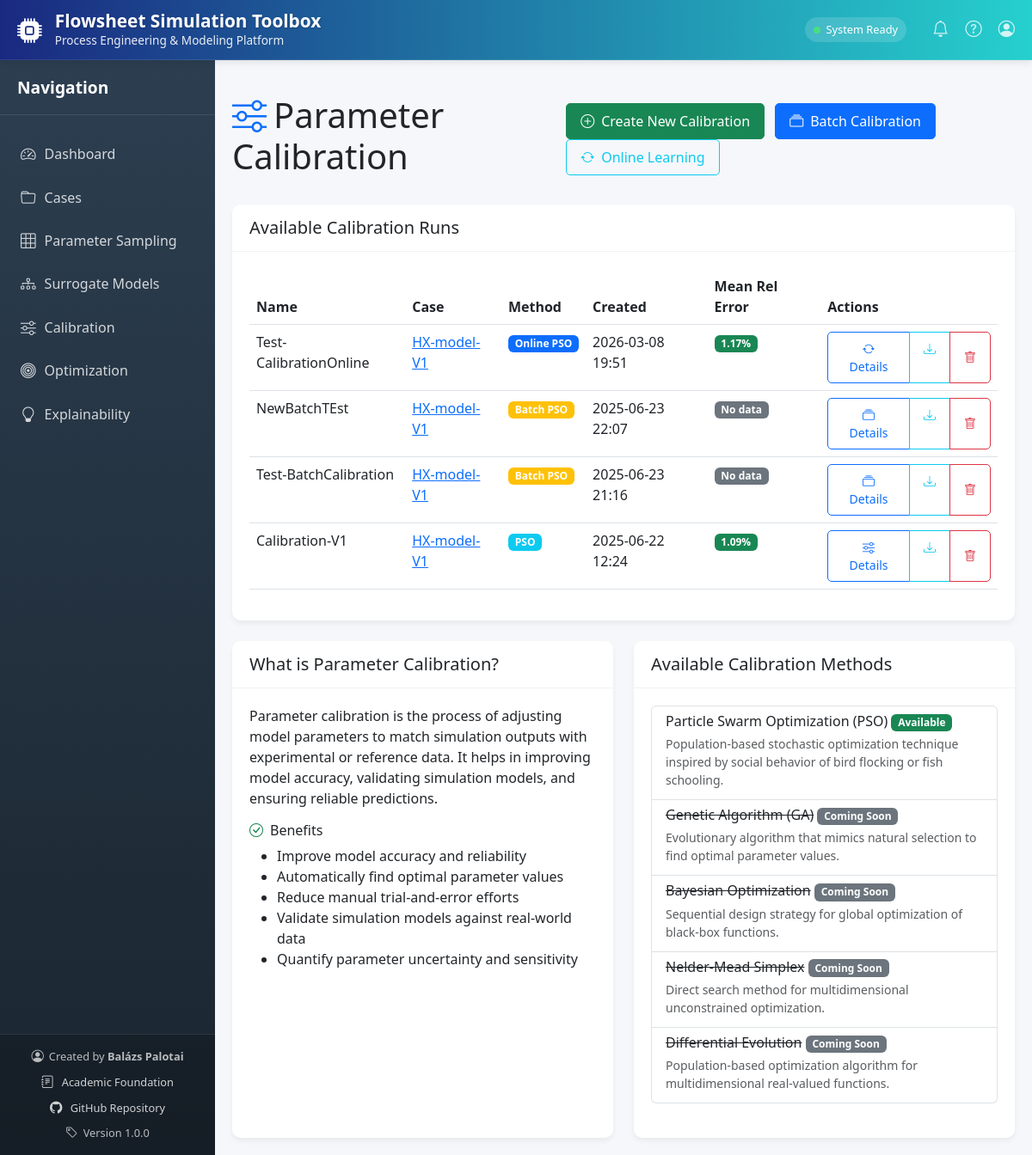
The page /calibration/ on the database its author committed.
### api/database.py (models this page shows, shortened)
class SimulationResult(db.Model):
    __tablename__ = 'simulation_results'
    id = db.Column(db.Integer, primary_key=True)
    case_id = db.Column(db.Integer, db.ForeignKey('case.id'), nullable=False)
    timestamp = db.Column(db.DateTime, default=datetime.utcnow)
    data_json = db.Column(db.Text, nullable=False)  # JSON string with simulation results
    name = db.Column(db.String(100), nullable=True)  # Name of the simulation
    simulation_type = db.Column(db.String(50), default='Single Run')  # Type of simulation
    case = db.relationship('Case', backref=db.backref('simulation_results', lazy=True))
    @property
    def data(self):
        if self.data_json:
            return json.loads(self.data_json)
        return {}

class Case(db.Model):
    id = db.Column(db.Integer, primary_key=True)
    name = db.Column(db.String(100), nullable=False, unique=True)
    description = db.Column(db.Text, nullable=True)
    created_at = db.Column(db.DateTime, default=datetime.utcnow)
    updated_at = db.Column(db.DateTime, default=datetime.utcnow, onupdate=datetime.utcnow)
    simulation_file = db.Column(db.String(255), nullable=True)
    folder_path = db.Column(db.String(255), nullable=True)
    parameters_json = db.Column(db.Text, nullable=True)
    driver_type = db.Column(db.String(50), default='hysys')  # Added driver_type field
    @property
    def parameters(self):
        if self.parameters_json:
            return json.loads(self.parameters_json)
        return {
            'InputParams': {
                'Spreadsheet': {},
                'MaterialStream': {},
                'EnergyStream': {}
            },
            'OutputParameters': {
                'Spreadsheet': {},
                'MaterialStream': {},
                'EnergyStream': {}
            }
        }

### api/routes/calibration.py (the view)
@calibration_bp.route('/', methods=['GET'])
def index():
    try:
        calibrations = SimulationResult.query.filter(
            db.or_(
                SimulationResult.simulation_type.like('Calibration%'),
                SimulationResult.simulation_type.like('Batch Calibration%'),
                SimulationResult.simulation_type.like('Online Calibration%')
            )
        ).order_by(SimulationResult.timestamp.desc()).all()
        calibration_data = []
        for calibration in calibrations:
            data = calibration.data if calibration.data else {}
            if isinstance(data, str):
                try:
                    data = json.loads(data)
                except Exception:
                    data = {}
            error_value = None
            if data and 'overall_metrics' in data and 'sim_mean_rel_error' in data['overall_metrics']:
                error_value = data['overall_metrics']['sim_mean_rel_error']
            elif data and 'summary' in data and 'mean_sim_rel_error' in data['summary']:
                error_value = data['summary']['mean_sim_rel_error']
            elif data and 'batch_metrics' in data and 'batch_sim_mean_rel_error' in data['batch_metrics']:
                error_value = data['batch_metrics']['batch_sim_mean_rel_error']
            calibration_data.append({
                'calibration': calibration,
                'error_value': error_value
            })
        return render_template('calibration/calibration_landing.html', calibration_data=calibration_data)
    except Exception as e:
        current_app.logger.error(f"Error in calibration index: {str(e)}")
        flash(f"An error occurred: {str(e)}", "danger")
        return render_template('calibration/calibration_landing.html', calibration_data=[])

### templates/calibration/calibration_landing.html (shortened to what this page needs)
{% extends "base.html" %}
{% block content %}
<div class="d-flex justify-content-between align-items-center mb-4">
    <h1><i class="bi bi-sliders text-primary me-2"></i>Parameter Calibration</h1>
    <div>
        <a href="{{ url_for('calibration.create_calibration') }}" class="btn btn-success me-2">
            <i class="bi bi-plus-circle me-2"></i>Create New Calibration
        </a>
        <a href="{{ url_for('calibration.batch_calibration') }}" class="btn btn-primary me-2">
            <i class="bi bi-collection me-2"></i>Batch Calibration
        </a>
        <a href="{{ url_for('calibration.online_calibration') }}" class="btn btn-outline-info">
            <i class="bi bi-arrow-repeat me-2"></i>Online Learning
        </a>
    </div>
</div>
<div class="card mb-4">
    <div class="card-header">
        <h5 class="card-title mb-0">Available Calibration Runs</h5>
    </div>
    <div class="card-body">
        {% if calibration_data %}
        <div class="table-responsive">
            <table class="table table-hover">
                <thead>
                    <tr>
                        <th>Name</th>
                        <th>Case</th>
                        <th>Method</th>
                        <th>Created</th>
                        <th>Mean Rel Error</th>
                        <th>Actions</th>
                    </tr>
                </thead>
                <tbody>
                    {% for item in calibration_data %}
                    {% set calibration = item.calibration %}
                    <tr>
                        <td>{{ calibration.name or 'Unnamed Calibration' }}</td>
                        <td>
                            <a href="{{ url_for('cases.case_detail', case_id=calibration.case_id) }}">
                                {{ calibration.case.name }}
                            </a>
                        </td>
                        <td>
                            {% if calibration.simulation_type.startswith('Online Calibration') %}
                                {% set method = calibration.simulation_type.replace('Online Calibration (', '').replace(')', '') %}
                                <span class="badge bg-primary">Online {{ method }}</span>
                            {% elif calibration.simulation_type.startswith('Batch Calibration') %}
                                {% set method = calibration.simulation_type.replace('Batch Calibration (', '').replace(')', '') %}
                                <span class="badge bg-warning">Batch {{ method }}</span>
                            {% else %}
                                {% set method = calibration.simulation_type.replace('Calibration (', '').replace(')', '') %}
                                <span class="badge bg-info">{{ method }}</span>
                            {% endif %}
                        </td>
                        <td>{{ calibration.timestamp.strftime('%Y-%m-%d %H:%M') }}</td>
                        <td>
                            {% if item.error_value is not none %}
                                <span class="badge bg-success">{{ "%.2f"|format(item.error_value) }}%</span>
                            {% else %}
                                <span class="badge bg-secondary">No data</span>
                            {% endif %}
                        </td>
                        <td>
                            <div class="btn-group btn-group-sm">
                                {% if calibration.simulation_type.startswith('Online Calibration') %}
                                <a href="{{ url_for('calibration.online_calibration_details', result_id=calibration.id) }}" class="btn btn-outline-primary" title="View Online Calibration Details">
                                    <i class="bi bi-arrow-repeat"></i> Details
                                </a>
                                {% elif calibration.simulation_type.startswith('Batch Calibration') %}
                                <a href="{{ url_for('calibration.batch_calibration_details', result_id=calibration.id) }}" class="btn btn-outline-primary" title="View Batch Details">
                                    <i class="bi bi-collection"></i> Details
                                </a>
                                {% else %}
                                <a href="{{ url_for('calibration.calibration_details', result_id=calibration.id) }}" class="btn btn-outline-primary" title="View Calibration Details">
                                    <i class="bi bi-sliders"></i> Details
                                </a>
                                {% endif %}
                                <a href="{{ url_for('simulations.api_download_result', result_id=calibration.id) }}" class="btn btn-outline-info" title="Download Excel">
                                    <i class="bi bi-download"></i>
                                </a>
                                <button type="button" class="btn btn-outline-danger delete-calibration-btn" data-calibration-id="{{ calibration.id }}" title="Delete">
                                    <i class="bi bi-trash"></i>
                                </button>
                            </div>
                        </td>
                    </tr>
                    {% endfor %}
                </tbody>
            </table>
        </div>
        {% endif %}
    </div>
</div>
<div class="row">
    <div class="col-md-6">
        <div class="card h-100">
            <div class="card-header">
                <h5 class="card-title mb-0">What is Parameter Calibration?</h5>
            </div>
            <div class="card-body">
                <p>Parameter calibration is the process of adjusting model parameters to match simulation outputs with experimental or reference data. It helps in improving model accuracy, validating simulation models, and ensuring reliable predictions.</p>
                <h6 class="mt-3"><i class="bi bi-check-circle text-success me-2"></i>Benefits</h6>
                <ul>
                    <li>Improve model accuracy and reliability</li>
                    <li>Automatically find optimal parameter values</li>
                    <li>Reduce manual trial-and-error efforts</li>
                    <li>Validate simulation models against real-world data</li>
                    <li>Quantify parameter uncertainty and sensitivity</li>
                </ul>
            </div>
        </div>
    </div>
    <div class="col-md-6">
        <div class="card h-100">
            <div class="card-header">
                <h5 class="card-title mb-0">Available Calibration Methods</h5>
            </div>
            <div class="card-body">
                <div class="list-group">
                    <div class="list-group-item">
                        <h6 class="mb-1">Particle Swarm Optimization (PSO) <span class="badge bg-success">Available</span></h6>
                        <p class="mb-1 small text-muted">Population-based stochastic optimization technique inspired by social behavior of bird flocking or fish schooling.</p>
                    </div>
                    <div class="list-group-item">
                        <h6 class="mb-1"><s>Genetic Algorithm (GA)</s> <span class="badge bg-secondary">Coming Soon</span></h6>
                        <p class="mb-1 small text-muted text-muted-lighter">Evolutionary algorithm that mimics natural selection to find optimal parameter values.</p>
                    </div>
                    <div class="list-group-item">
                        <h6 class="mb-1"><s>Bayesian Optimization</s> <span class="badge bg-secondary">Coming Soon</span></h6>
                        <p class="mb-1 small text-muted text-muted-lighter">Sequential design strategy for global optimization of black-box functions.</p>
                    </div>
                    <div class="list-group-item">
                        <h6 class="mb-1"><s>Nelder-Mead Simplex</s> <span class="badge bg-secondary">Coming Soon</span></h6>
                        <p class="mb-1 small text-muted text-muted-lighter">Direct search method for multidimensional unconstrained optimization.</p>
                    </div>
                    <div class="list-group-item">
                        <h6 class="mb-1"><s>Differential Evolution</s> <span class="badge bg-secondary">Coming Soon</span></h6>
                        <p class="mb-1 small text-muted text-muted-lighter">Population-based optimization algorithm for multidimensional real-valued functions.</p>
                    </div>
                </div>
            </div>
        </div>
    </div>
</div>
{% endblock %}

### templates/base.html (style rules this page uses)
:root { --sidebar-width: 250px; --header-height: 70px; --primary-color: #0d6efd; --secondary-color: #6c757d; --success-color: #198754; --info-color: #0dcaf0; --warning-color: #ffc107; --danger-color: #dc3545; --light-color: #f8f9fa; --dark-color: #212529; }
body { font-family: 'Segoe UI', Tahoma, Geneva, Verdana, sans-serif; background-color: #f5f7fa; margin: 0; padding: 0; overflow-x: hidden; }
.card { border: none; border-radius: 10px; box-shadow: 0 4px 6px rgba(0,0,0,0.05); margin-bottom: 20px; background-color: white; }
.card-header { background-color: white; border-bottom: 1px solid rgba(0,0,0,0.05); font-weight: 600; padding: 15px 20px; border-radius: 10px 10px 0 0 !important; }
.card-body { padding: 20px; }
.btn { border-radius: 5px; padding: 8px 16px; font-weight: 500; }
.btn-primary { background-color: var(--primary-color); border-color: var(--primary-color); }

### rows shown on the page
SimulationResult: name "Test-CalibrationOnline", timestamp "2026-03-08 19:51"
Case: case.name "HX-model-V1" "HX-model-V1" "HX-model-V1" "HX-model-V1"
SimulationResult: name "NewBatchTEst", timestamp "2025-06-23 22:07"
SimulationResult: name "Test-BatchCalibration", timestamp "2025-06-23 21:16"
SimulationResult: name "Calibration-V1", timestamp "2025-06-22 12:24"

### other values the page prints
{{ method }} "PSO"
{{ "%.2f"|format(item.error_value) }} "1.17" "1.09"
{{ method }} "PSO" "PSO"
